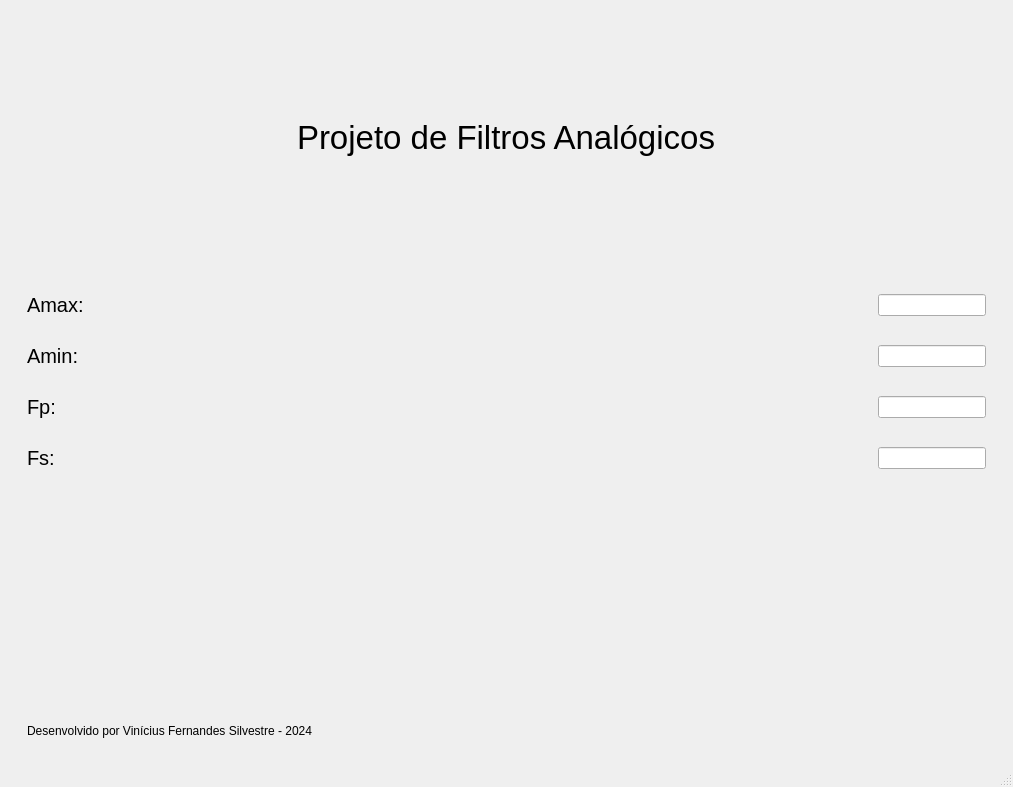
<?xml version="1.0" encoding="UTF-8"?>
<ui version="4.0">
 <class>MainWindow</class>
 <widget class="QMainWindow" name="MainWindow">
  <property name="geometry">
   <rect>
    <x>0</x>
    <y>0</y>
    <width>1013</width>
    <height>787</height>
   </rect>
  </property>
  <property name="windowTitle">
   <string>MainWindow</string>
  </property>
  <widget class="QWidget" name="centralwidget">
   <layout class="QGridLayout" name="gridLayout">
    <item row="0" column="0">
     <widget class="QWidget" name="widget" native="true">
      <layout class="QGridLayout" name="gridLayout_2">
       <item row="3" column="0">
        <widget class="QWidget" name="content" native="true">
         <layout class="QGridLayout" name="gridLayout_5">
          <item row="2" column="1" alignment="Qt::AlignLeft">
           <widget class="QLabel" name="label_3">
            <property name="font">
             <font>
              <pointsize>15</pointsize>
             </font>
            </property>
            <property name="text">
             <string>Amin:</string>
            </property>
           </widget>
          </item>
          <item row="1" column="1" alignment="Qt::AlignLeft">
           <widget class="QLabel" name="label_2">
            <property name="font">
             <font>
              <pointsize>15</pointsize>
             </font>
            </property>
            <property name="text">
             <string>Amax:</string>
            </property>
           </widget>
          </item>
          <item row="4" column="1" alignment="Qt::AlignLeft">
           <widget class="QLabel" name="label_5">
            <property name="font">
             <font>
              <pointsize>15</pointsize>
             </font>
            </property>
            <property name="text">
             <string>Fs:</string>
            </property>
           </widget>
          </item>
          <item row="4" column="5" alignment="Qt::AlignRight">
           <widget class="QLineEdit" name="lineEdit_4"/>
          </item>
          <item row="3" column="5" alignment="Qt::AlignRight">
           <widget class="QLineEdit" name="lineEdit_3"/>
          </item>
          <item row="2" column="5" alignment="Qt::AlignRight">
           <widget class="QLineEdit" name="lineEdit_2"/>
          </item>
          <item row="3" column="1" alignment="Qt::AlignLeft">
           <widget class="QLabel" name="label_4">
            <property name="font">
             <font>
              <pointsize>15</pointsize>
             </font>
            </property>
            <property name="text">
             <string>Fp:</string>
            </property>
           </widget>
          </item>
          <item row="1" column="5" alignment="Qt::AlignRight">
           <widget class="QLineEdit" name="lineEdit"/>
          </item>
         </layout>
        </widget>
       </item>
       <item row="0" column="0">
        <widget class="QWidget" name="header" native="true">
         <layout class="QGridLayout" name="gridLayout_3">
          <item row="0" column="0" alignment="Qt::AlignHCenter">
           <widget class="QLabel" name="titulo">
            <property name="font">
             <font>
              <pointsize>25</pointsize>
             </font>
            </property>
            <property name="text">
             <string>Projeto de Filtros Analógicos</string>
            </property>
           </widget>
          </item>
         </layout>
        </widget>
       </item>
       <item row="4" column="0" alignment="Qt::AlignLeft|Qt::AlignBottom">
        <widget class="QWidget" name="bottom" native="true">
         <layout class="QGridLayout" name="gridLayout_4">
          <item row="0" column="0">
           <widget class="QLabel" name="label">
            <property name="maximumSize">
             <size>
              <width>400</width>
              <height>40</height>
             </size>
            </property>
            <property name="text">
             <string>Desenvolvido por Vinícius Fernandes Silvestre - 2024</string>
            </property>
           </widget>
          </item>
         </layout>
        </widget>
       </item>
      </layout>
     </widget>
    </item>
   </layout>
  </widget>
  <widget class="QMenuBar" name="menubar">
   <property name="geometry">
    <rect>
     <x>0</x>
     <y>0</y>
     <width>1013</width>
     <height>22</height>
    </rect>
   </property>
  </widget>
  <widget class="QStatusBar" name="statusbar"/>
 </widget>
 <resources/>
 <connections/>
</ui>
